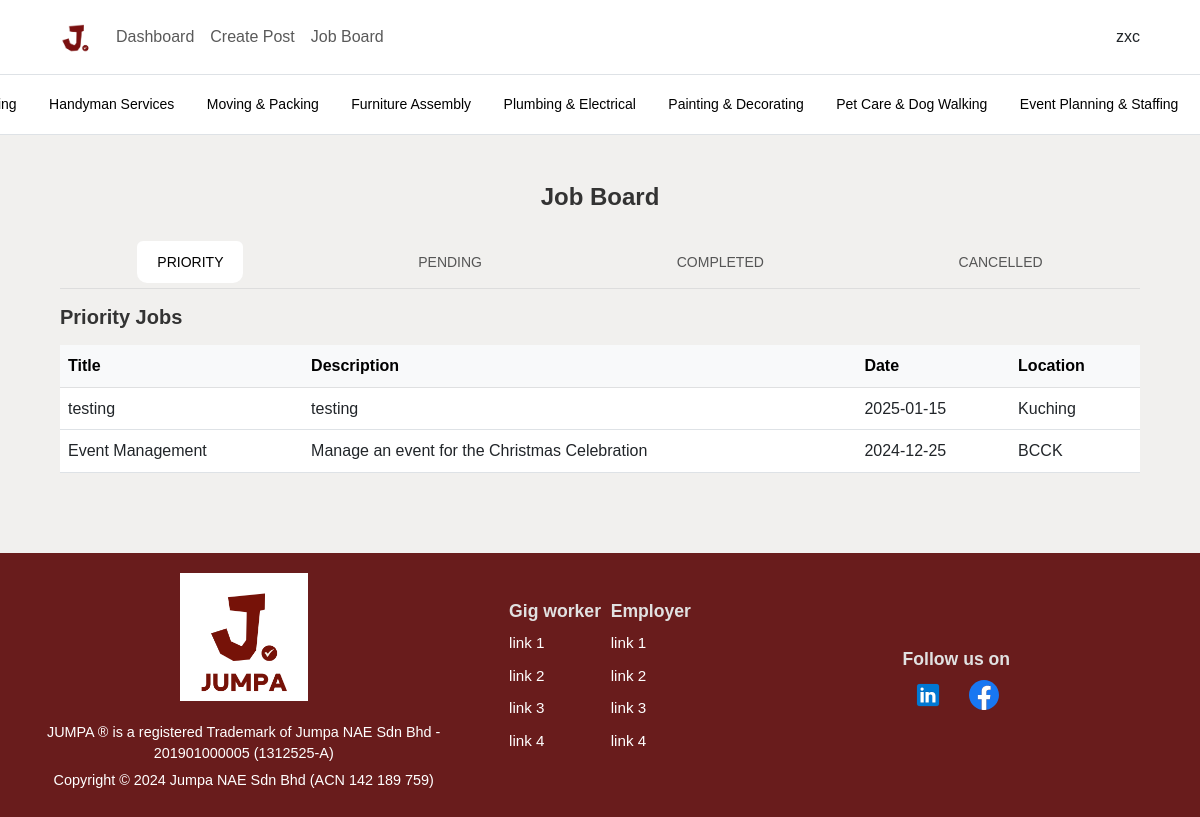
The app's page /php/jobboard.php (signed in) with its own data.
### tables this page shows
CREATE TABLE `task` (
  `task_id` int(11) NOT NULL,
  `task_title` varchar(255) NOT NULL,
  `task_description` varchar(255) NOT NULL,
  `task_date` date NOT NULL,
  `task_duration` varchar(255) NOT NULL,
  `task_location` varchar(255) NOT NULL,
  `task_toolsRequired` varchar(255) NOT NULL,
  `task_pax` int(10) NOT NULL,
  `task_price` int(10) NOT NULL,
  `task_dressCode` varchar(255) NOT NULL,
  `task_gender` varchar(255) NOT NULL,
  `task_nationality` varchar(255) NOT NULL,
  `task_ageRange` varchar(255) NOT NULL,
  `task_muslimFriendly` tinyint(1) NOT NULL,
  `task_foodProvision` tinyint(1) NOT NULL,
  `task_transportProvision` tinyint(1) NOT NULL,
  `task_status` tinyint(1) NOT NULL DEFAULT 0,
  `user_id` int(11) NOT NULL
);

### php/jobboard.php (the view, shortened to what this page needs)
<?php
include "connection.php";
?>
<!DOCTYPE html>
<html lang="en">
<head>
    <link href="https://cdn.jsdelivr.net/npm/bootstrap@5.3.0-alpha1/dist/css/bootstrap.min.css" rel="stylesheet">
    <link href="https://cdnjs.cloudflare.com/ajax/libs/font-awesome/6.0.0-beta3/css/all.min.css" rel="stylesheet">
    <link rel="stylesheet" href="../assets/css/styles.css">
</head>
<body class="jobboard-body">
    <?php
        include "topnav.php";
    ?>
    <main class="employee-dashboard">
        <div class="container">
            <h4 class="mb-4 text-center">Job Board</h4>
            <ul class="nav nav-tabs custom-nav-tabs" id="JobsTabs" role="tablist">
                <li class="nav-item" role="presentation">
                    <button class="nav-link active" id="priority-tab" data-bs-toggle="tab" data-bs-target="#priority" type="button" role="tab">Priority</button>
                </li>
                <li class="nav-item" role="presentation">
                    <button class="nav-link" id="pending-tab" data-bs-toggle="tab" data-bs-target="#pending" type="button" role="tab">Pending</button>
                </li>
                <li class="nav-item" role="presentation">
                    <button class="nav-link" id="completed-tab" data-bs-toggle="tab" data-bs-target="#completed" type="button" role="tab">Completed</button>
                </li>
                <li class="nav-item" role="presentation">
                    <button class="nav-link" id="cancelled-tab" data-bs-toggle="tab" data-bs-target="#cancelled" type="button" role="tab">Cancelled</button>
                </li>
            </ul>
            <div class="tab-content" id="JobsTabsContent">
                <div class="tab-pane fade show active mb-3" id="priority" role="tabpanel" aria-labelledby="priority-tab">
                    <h5 class="mt-3 mb-3">Priority Jobs</h5>
                    <div class="table-responsive">
                        <table class="table table-hover priority-Jobs-table">
                            <thead class="table-light">
                                <tr>
                                    <th>Title</th>
                                    <th>Description</th>
                                    <th>Date</th>
                                    <th>Location</th>
                                </tr>
                            </thead>
                            <tbody>
                                <?php
                                $detail_check = $conn->prepare("SELECT * FROM task WHERE task_status='0'");
                                $detail_check->execute();
                                $detail_result = $detail_check->get_result();
                                while ($user_row = $detail_result->fetch_assoc()) {
                                    echo "<tr onclick='window.location.href = \"jobboard_detail.php?task_id=" . $user_row['task_id'] . "\"' style='cursor: pointer;'>";
                                    echo "<td>" . htmlspecialchars($user_row['task_title']) . "</td>";
                                    echo "<td>" . htmlspecialchars($user_row['task_description']) . "</td>";
                                    echo "<td>" . htmlspecialchars($user_row['task_date']) . "</td>";
                                    echo "<td>" . htmlspecialchars($user_row['task_location']) . "</td>";
                                    echo "</tr>";
                                }
                                ?>
                            </tbody>
                        </table>
                    </div>
                </div>
            </div>
        </div>
    </main>
    <?php include 'footer.php'; ?>
</body>
</html>

### assets/css/styles.css (style rules this page uses)
:root { --color-primary: #691c1c; --color-secondary: lightgray; --color-light: #f1f0ee; --color-dark: #333; --color-white: #ffffff; --color-muted: #777777; --font-primary: 'Trebuchet MS', sans-serif; --font-secondary: 'Times New Roman', serif; --gap-small: 1rem; --gap-medium: 2rem; --gap-large: 4rem; --padding-base: 1.5rem; --margin-base: 1.5rem; --border-radius-base: 10px; --shadow-base: 0 2px 8px rgba(0, 0, 0, 0.1); }
* { margin: 0; padding: 0; box-sizing: border-box; }
body { font-family:var(--font-primary); line-height: 1.6; background-color: #fff; }
main { background-color: #fff; }
button { padding: var(--gap-small) var(--gap-medium); font-size: 1rem; border-radius: var(--border-radius-base); }
.employee-dashboard { background-color: var(--color-light); padding: 3rem; }
.custom-nav-tabs { position: relative; display: flex; border-bottom: 1px solid #ddd; justify-content: space-around; }
.custom-nav-tabs .nav-link { position: relative; font-size: 14px; font-weight: 500; text-transform: uppercase; padding: 10px 20px; margin: 5px 5px; border: none; background: none; color: #555; cursor: pointer; transition: color 0.3s ease; }
h4, h5 { font-family: 'Arial', sans-serif; color: var(--color-dark); font-weight: bold; }

### records on screen
task: task_title "testing", task_description "testing", task_date "2025-01-15", task_location "Kuching"
task: task_title "Event Management", task_description "Manage an event for the Christmas Celebration", task_date "2024-12-25", task_location "BCCK"

### other values on screen
$_SESSION['username'] "zxc"
